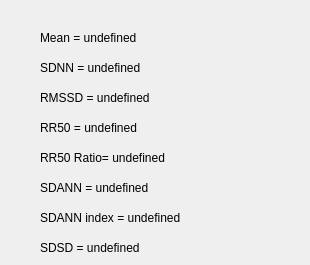
            <widget class="QWidget" name="hrv_statistical">
             <attribute name="title">
              <string>Statistical Parameters</string>
             </attribute>
             <widget class="QLabel" name="SDNN">
              <property name="geometry">
               <rect>
                <x>40</x>
                <y>60</y>
                <width>261</width>
                <height>16</height>
               </rect>
              </property>
              <property name="text">
               <string>SDNN = undefined</string>
              </property>
             </widget>
             <widget class="QLabel" name="Mean">
              <property name="geometry">
               <rect>
                <x>40</x>
                <y>30</y>
                <width>261</width>
                <height>16</height>
               </rect>
              </property>
              <property name="text">
               <string>Mean = undefined</string>
              </property>
             </widget>
             <widget class="QLabel" name="SDSD">
              <property name="geometry">
               <rect>
                <x>40</x>
                <y>240</y>
                <width>261</width>
                <height>16</height>
               </rect>
              </property>
              <property name="text">
               <string>SDSD = undefined</string>
              </property>
             </widget>
             <widget class="QLabel" name="SDANNindex">
              <property name="geometry">
               <rect>
                <x>40</x>
                <y>210</y>
                <width>261</width>
                <height>16</height>
               </rect>
              </property>
              <property name="text">
               <string>SDANN index = undefined</string>
              </property>
             </widget>
             <widget class="QLabel" name="RMSSD">
              <property name="geometry">
               <rect>
                <x>40</x>
                <y>90</y>
                <width>261</width>
                <height>16</height>
               </rect>
              </property>
              <property name="text">
               <string>RMSSD = undefined</string>
              </property>
             </widget>
             <widget class="QLabel" name="RR50">
              <property name="geometry">
               <rect>
                <x>40</x>
                <y>120</y>
                <width>261</width>
                <height>16</height>
               </rect>
              </property>
              <property name="text">
               <string>RR50 = undefined</string>
              </property>
             </widget>
             <widget class="QLabel" name="RR50Ratio">
              <property name="geometry">
               <rect>
                <x>40</x>
                <y>150</y>
                <width>261</width>
                <height>16</height>
               </rect>
              </property>
              <property name="text">
               <string>RR50 Ratio= undefined</string>
              </property>
             </widget>
             <widget class="QLabel" name="SDANN">
              <property name="geometry">
               <rect>
                <x>40</x>
                <y>180</y>
                <width>261</width>
                <height>16</height>
               </rect>
              </property>
              <property name="text">
               <string>SDANN = undefined</string>
              </property>
             </widget>
            </widget>
